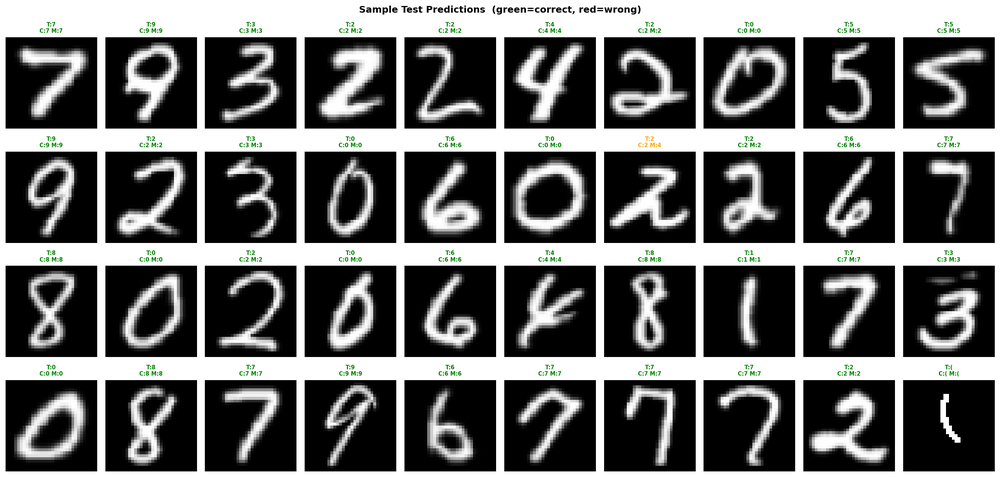
#> input picture models/prediction_samples_grid.png, 1000 x 477 px, shrunk from 2685 x 1280 before the run
$ python -i preprocessing.py   (imports and definitions only)
#> lines starting #> are read from the running program, lines starting #| are printed output that depends on the picture; after the words box and inside, x2 and y2 are one past the last pixel; in counts of white or black regions, pixels touching at a corner belong together
### config.py
from pathlib import Path

ROOT = Path(__file__).parent

IMAGE_SIZE           = (32, 32)
NUM_CLASSES          = 18
CONFIDENCE_THRESHOLD = 0.70
RANDOM_SEED          = 42

CLASS_MAP: dict[int, str] = {
    0:  '0',  1:  '1',  2:  '2',  3:  '3',  4:  '4',
    5:  '5',  6:  '6',  7:  '7',  8:  '8',  9:  '9',
    10: '+',
    11: '-',
    12: 'x',
    13: '=',
    14: '*',
    15: '/',
    16: '(',
    17: ')',
}
INVERSE_CLASS_MAP: dict[str, int] = {v: k for k, v in CLASS_MAP.items()}

DIGIT_SYMBOLS    = {CLASS_MAP[i] for i in range(10)}
OPERATOR_SYMBOLS = {CLASS_MAP[i] for i in range(10, 18)}

DATA_DIR      = ROOT / 'data'
RAW_DIR       = DATA_DIR / 'raw'
PROCESSED_DIR = DATA_DIR / 'processed'
SYMBOLS_DIR   = DATA_DIR / 'symbols'

SYMBOL_FOLDER_MAP: dict[str, int] = {
    'plus':        10,
    'minus':       11,
    'variable':    12,
    'equals':      13,
    'multiply':    14,
    'divide':      15,
    'open_paren':  16,
    'close_paren': 17,
}

MODELS_DIR       = ROOT / 'models'
SAVED_MODELS_DIR = MODELS_DIR / 'saved_models'
CHECKPOINTS_DIR  = MODELS_DIR / 'checkpoints'

MODEL_PATH           = SAVED_MODELS_DIR / 'best_model.h5'
CNN_MODEL_PATH       = SAVED_MODELS_DIR / 'best_cnn_model.h5'
MOBILENET_MODEL_PATH = SAVED_MODELS_DIR / 'best_mobilenet_model.h5'
SAVEDMODEL_PATH      = SAVED_MODELS_DIR / 'best_model_tf'

TRAINING_LOG_PATH  = MODELS_DIR / 'training_log.csv'

TRAINING_HIST_IMG  = MODELS_DIR / 'training_history.png'
CONFUSION_MAT_IMG  = MODELS_DIR / 'confusion_matrix.png'
PREDICTIONS_IMG    = MODELS_DIR / 'prediction_samples.png'
GRADCAM_IMG        = MODELS_DIR / 'gradcam_results.png'
ARCH_DIAGRAM_IMG   = MODELS_DIR / 'model_architecture.png'

CNN_TRAINING_HIST_IMG  = MODELS_DIR / 'cnn_training_history.png'
MN_TRAINING_HIST_IMG   = MODELS_DIR / 'mobilenet_training_history.png'
MODEL_COMPARISON_IMG   = MODELS_DIR / 'model_comparison.png'
CONFUSION_MATRICES_IMG = MODELS_DIR / 'confusion_matrices.png'
PER_CLASS_ACC_IMG      = MODELS_DIR / 'per_class_accuracy.png'
PREDICTION_SAMPLES_IMG = MODELS_DIR / 'prediction_samples_grid.png'
GRADCAM_CNN_IMG        = MODELS_DIR / 'gradcam_cnn.png'
GRADCAM_MN_IMG         = MODELS_DIR / 'gradcam_mobilenet.png'
GRADCAM_CMP_IMG        = MODELS_DIR / 'gradcam_comparison.png'

OUTPUT_DIR       = ROOT / 'output'
REPORTS_DIR      = OUTPUT_DIR / 'reports'
HISTORY_JSON     = OUTPUT_DIR / 'equation_history.json'
TESTS_OUTPUT_DIR = ROOT / 'tests' / 'output'

EPOCHS        = 50
BATCH_SIZE    = 32
LEARNING_RATE = 0.001

AUGMENTATION: dict = {
    'rotation_range':     15,
    'width_shift_range':  0.1,
    'height_shift_range': 0.1,
    'zoom_range':         0.1,
    'shear_range':        0.1,
    'fill_mode':          'constant',
    'cval':               0,
}

_required_dirs = [
    RAW_DIR, PROCESSED_DIR, SYMBOLS_DIR,
    SAVED_MODELS_DIR, CHECKPOINTS_DIR,
    REPORTS_DIR, TESTS_OUTPUT_DIR,
]
for _folder_name in SYMBOL_FOLDER_MAP:
    _required_dirs.append(SYMBOLS_DIR / _folder_name)

for _d in _required_dirs:
    _d.mkdir(parents=True, exist_ok=True)

### src/preprocessing.py
import sys
from pathlib import Path
sys.path.insert(0, str(Path(__file__).parent.parent))

import cv2
import numpy as np
import matplotlib.pyplot as plt
import os
import config


class ImagePreprocessor:

    def __init__(self, blur_kernel_size=(5, 5), morph_kernel_size=(2, 2)):
        self.blur_kernel_size = blur_kernel_size
        self.morph_kernel_size = morph_kernel_size
        self.pipeline_steps: dict = {}

    def load_image(self, image_path) -> np.ndarray:
#> called with image_path = '../models/prediction_samples_grid.png'
        image_path = str(image_path)
        if not os.path.exists(image_path):
            raise FileNotFoundError(f"Image not found: {image_path}")
        image = cv2.imread(image_path)
#> image is the input picture: shape (477, 1000, 3); mean B, G, R 104.1, 104.8, 104.1
        if image is None:
            raise ValueError(f"Cannot decode '{image_path}'.")
        return image

    def to_grayscale(self, image: np.ndarray) -> np.ndarray:
        if len(image.shape) == 2:
            return image
        return cv2.cvtColor(image, cv2.COLOR_BGR2GRAY)

    def apply_gaussian_blur(self, image: np.ndarray) -> np.ndarray:
        return cv2.GaussianBlur(image, self.blur_kernel_size, sigmaX=0)
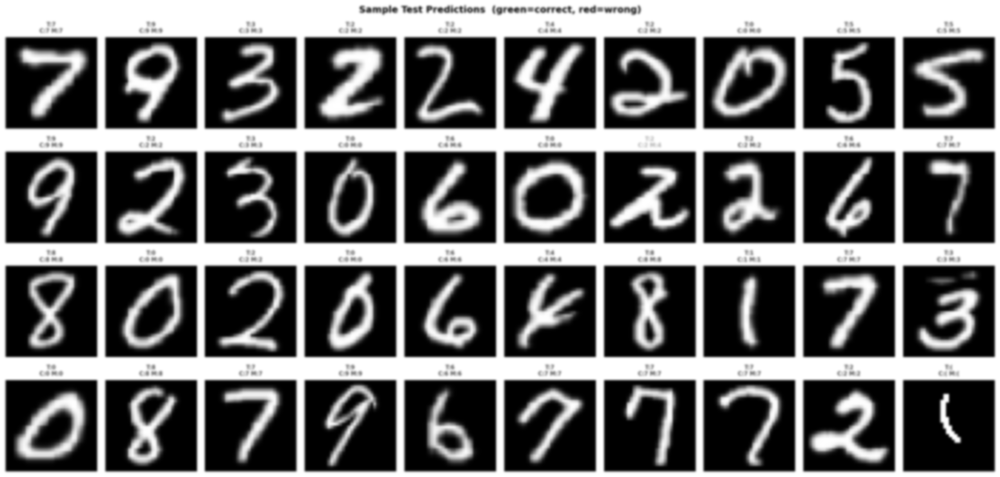
#> returned value: shape (477, 1000); min 0, max 255, mean 104.5

    def apply_otsu_threshold(self, image: np.ndarray) -> np.ndarray:
        # THRESH_BINARY_INV: ink→255, paper→0 to match MNIST convention
        _, binary = cv2.threshold(
            image, 0, 255,
            cv2.THRESH_BINARY_INV + cv2.THRESH_OTSU
        )
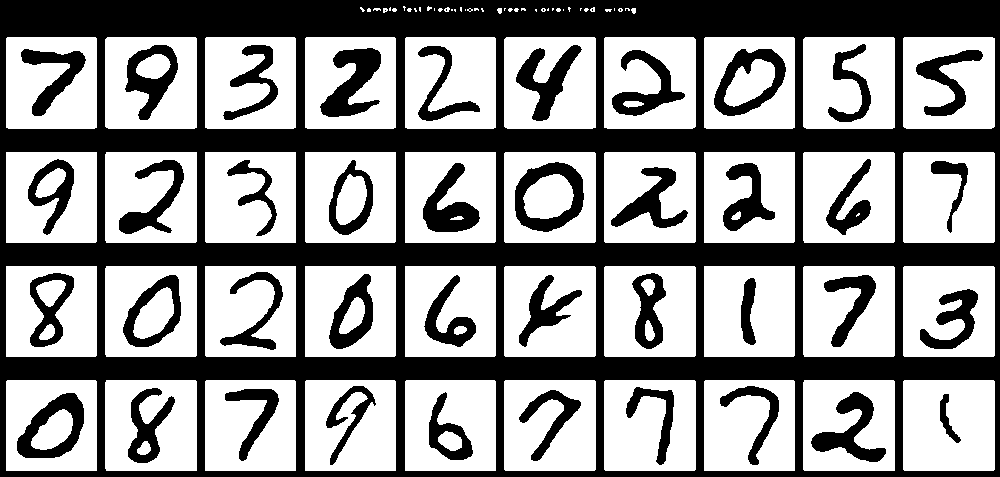
#> binary: shape (477, 1000); 58.2% white; 46 black regions (5 under 20 px), largest, box (x1, y1, x2, y2) and area: (0, 0, 1000, 477) 142724, (320, 48, 381, 117) 2165, (515, 162, 584, 232) 2092
        return binary

    def deskew(self, image: np.ndarray) -> np.ndarray:
        coords = np.column_stack(np.where(image > 0))
#> coords = 277531 pairs, first value 6 to 470, second value 6 to 994
        if len(coords) < 5:
            return image

        angle = cv2.minAreaRect(coords)[-1]
#> angle = -90
        if angle < -45:
            angle = -(90 + angle)
#> angle = 0
        else:
            angle = -angle

        if abs(angle) < 0.5:
            return image

        h, w = image.shape[:2]
        M = cv2.getRotationMatrix2D((w // 2, h // 2), angle, 1.0)
        return cv2.warpAffine(
            image, M, (w, h),
            flags=cv2.INTER_LINEAR,
            borderMode=cv2.BORDER_CONSTANT,
            borderValue=0
        )

    def apply_morphological_opening(self, image: np.ndarray) -> np.ndarray:
        kernel = cv2.getStructuringElement(cv2.MORPH_ELLIPSE, self.morph_kernel_size)
        return cv2.morphologyEx(image, cv2.MORPH_OPEN, kernel)
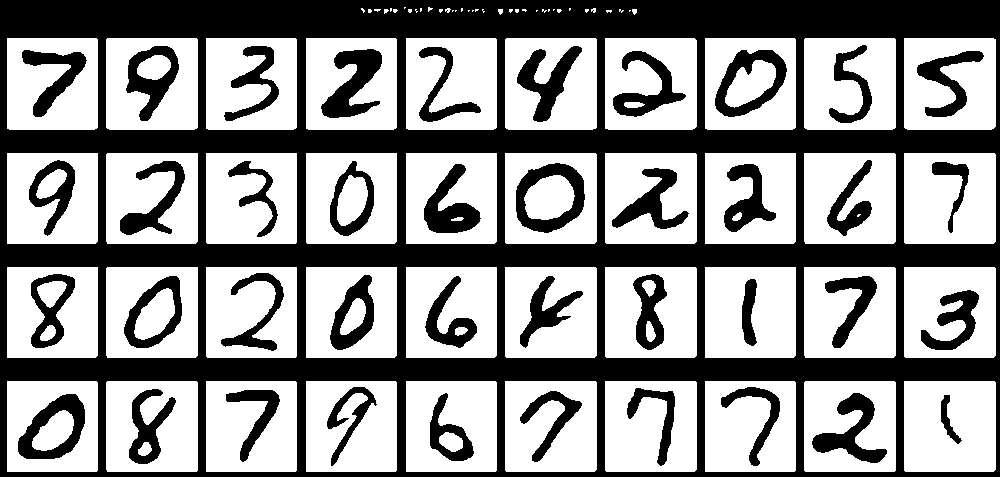
#> returned value: shape (477, 1000); 58.1% white; 41 black regions, largest, box (x1, y1, x2, y2) and area: (0, 0, 1000, 477) 142868, (321, 49, 382, 118) 2162, (516, 163, 585, 233) 2085

    def apply_morphological_closing(self, image: np.ndarray) -> np.ndarray:
        kernel = cv2.getStructuringElement(cv2.MORPH_ELLIPSE, self.morph_kernel_size)
        return cv2.morphologyEx(image, cv2.MORPH_CLOSE, kernel)
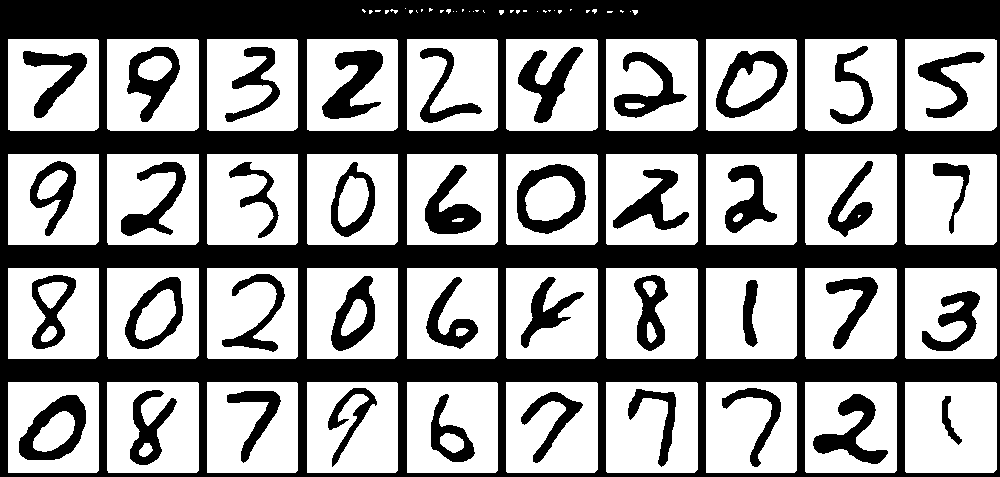
#> returned value: shape (477, 1000); 58.1% white; 41 black regions, largest, box (x1, y1, x2, y2) and area: (0, 0, 1000, 477) 143058, (322, 50, 383, 119) 2155, (517, 164, 586, 234) 2078

    def normalize(self, image: np.ndarray) -> np.ndarray:
        return image.astype(np.float32) / 255.0

    def preprocess(self, image_path) -> np.ndarray:
        self.pipeline_steps = {}

        original = self.load_image(image_path)
        self.pipeline_steps['1_original'] = original.copy()

        gray = self.to_grayscale(original)
        self.pipeline_steps['2_grayscale'] = gray.copy()

        blurred = self.apply_gaussian_blur(gray)
        self.pipeline_steps['3_blurred'] = blurred.copy()

        binary = self.apply_otsu_threshold(blurred)
        self.pipeline_steps['4_binary_otsu'] = binary.copy()

        deskewed = self.deskew(binary)
        self.pipeline_steps['5_deskewed'] = deskewed.copy()

        opened = self.apply_morphological_opening(deskewed)
        self.pipeline_steps['6_opened'] = opened.copy()

        closed = self.apply_morphological_closing(opened)
        self.pipeline_steps['7_closed'] = closed.copy()

        normalized = self.normalize(closed)
        self.pipeline_steps['8_normalized'] = normalized.copy()

        return normalized

    def get_binary_image(self) -> np.ndarray | None:
        return self.pipeline_steps.get('7_closed', None)

    # [45 lines left out: function visualize_steps, not called in this run]

>>> result = ImagePreprocessor().preprocess('../models/prediction_samples_grid.png')

$ run again, on models/gradcam_cnn.png
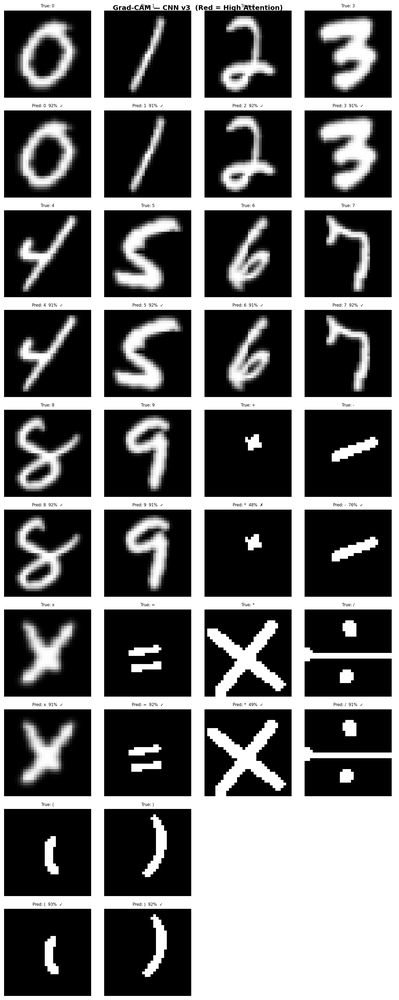
#> input picture models/gradcam_cnn.png, 399 x 1000 px, shrunk from 1471 x 3685 before the run
#> in load_image, image is the input picture: shape (1000, 399, 3); min 0, max 255, mean 104.7
#> in apply_otsu_threshold, `_, binary = cv2.threshold( image, 0, 255, cv2.THRESH_BINARY_INV + cv2...`:
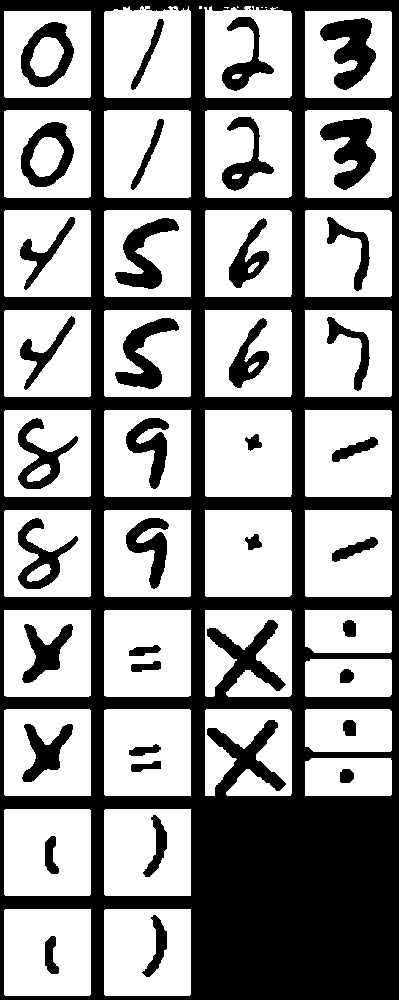
#> binary: shape (1000, 399); 58.6% white; 42 black regions (3 under 20 px), largest, box (x1, y1, x2, y2) and area: (0, 0, 399, 1000) 131430, (320, 18, 376, 90) 2184, (320, 118, 376, 190) 2177
#> coords = 233895 pairs, first value 6 to 995, second value 4 to 391
#> in deskew, `angle = cv2.minAreaRect(coords)[-1]`: angle = -90
#> in deskew, `angle = -(90 + angle)`: angle = 0
#> in apply_morphological_closing, `return cv2.morphologyEx(image, cv2.MORPH_CLOSE, kernel)`:
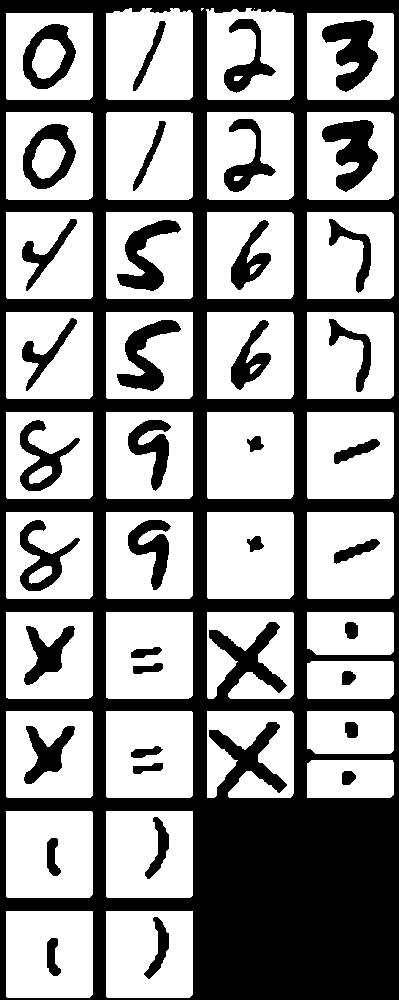
#> returned value: shape (1000, 399); 58.6% white; 39 black regions, largest, box (x1, y1, x2, y2) and area: (0, 0, 399, 1000) 131552, (322, 20, 378, 92) 2179, (322, 120, 378, 192) 2168
